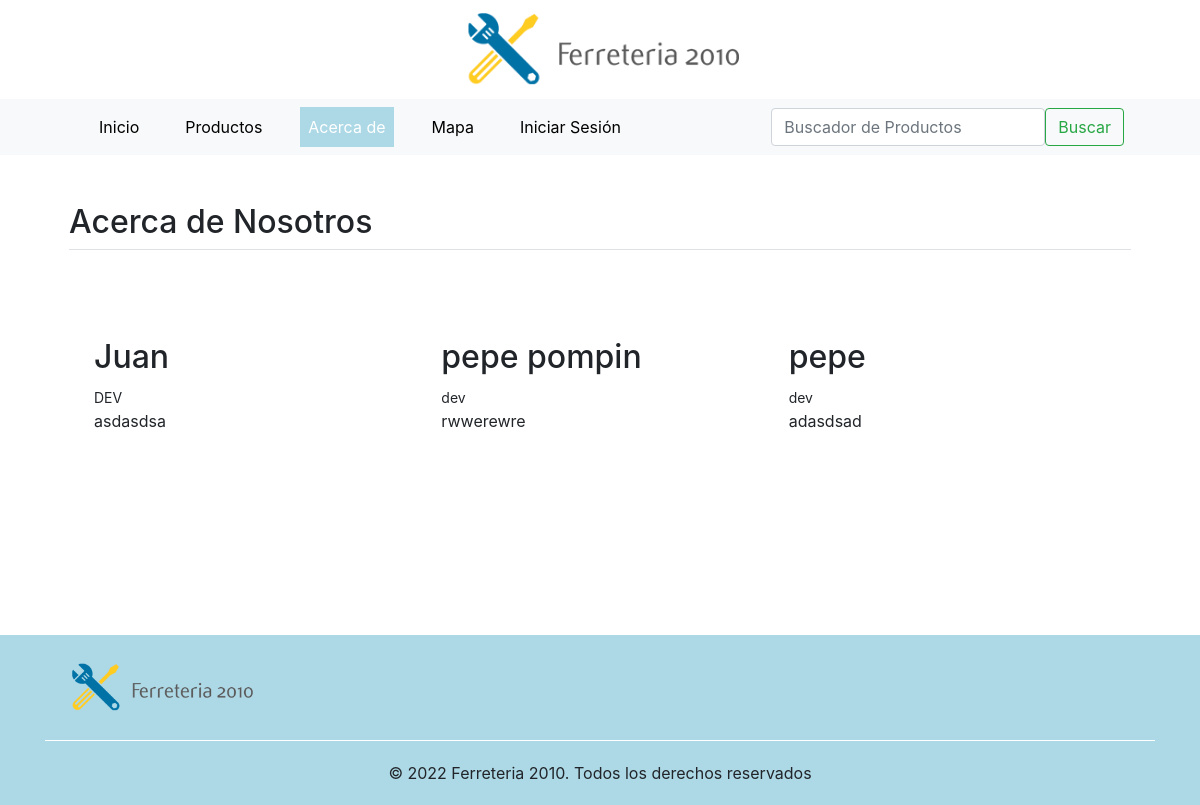
Page /about/ on the earlier database version.
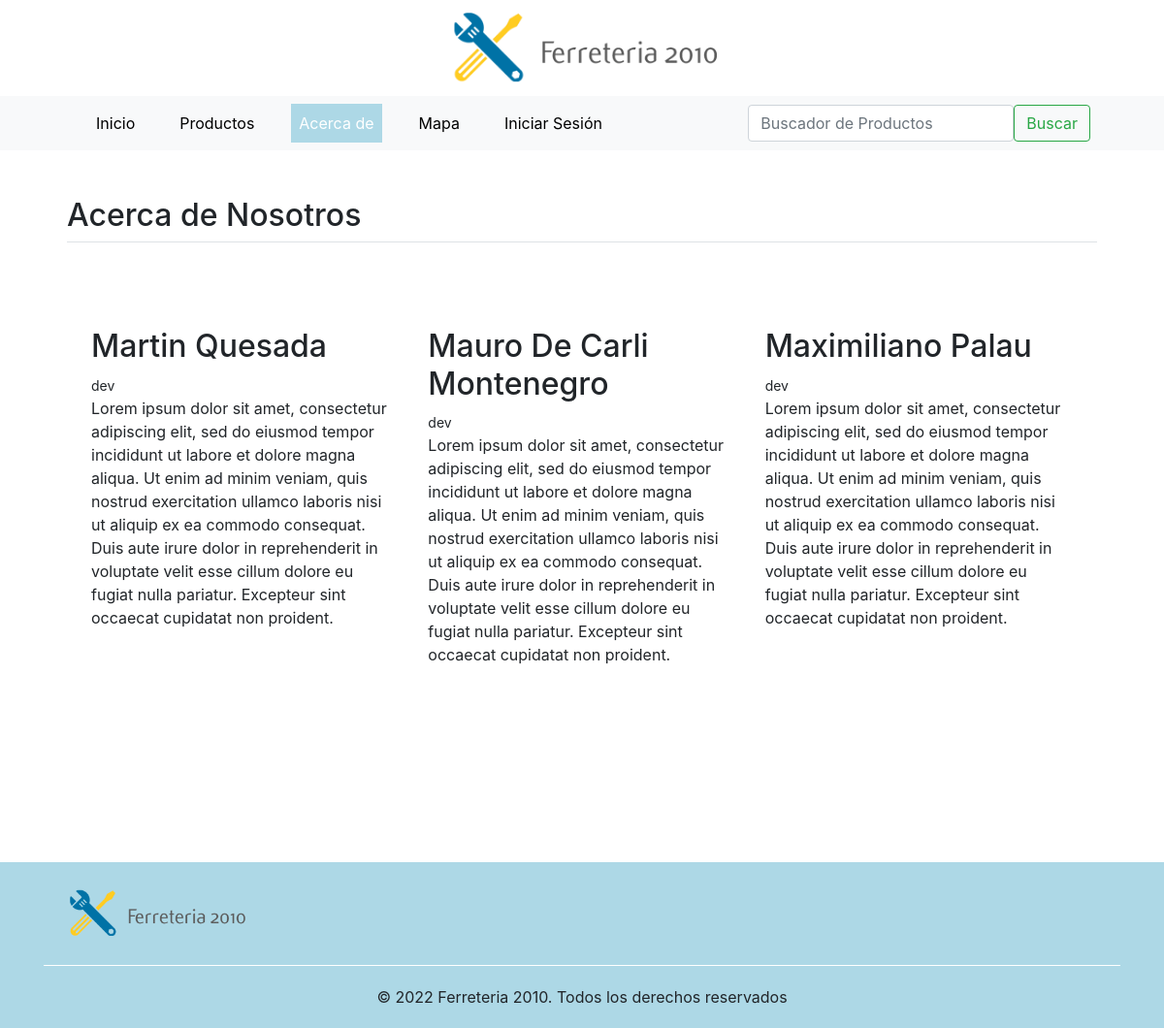
Same page on the later database version.
### site_extras/models.py (models this page shows, shortened)
class About(models.Model):
    nombre = models.CharField(max_length=200, blank=True, default='')
    puesto = models.CharField(max_length=200, blank=True, default='')
    descripcion = models.CharField(max_length=400, blank=True, default='')
    class Meta:
        verbose_name = 'Acerca de'
        verbose_name_plural = 'Acerca de nosotros'

### site_extras/views.py (the view)
# urls.py: path('about/', Detalle_about.as_view(), name = 'about'),
class Detalle_about(ListView):
    model = About
    template_name = 'about.html'

### templates/about.html (shortened to what this page needs)
{% extends 'base.html' %}
{% load static %}
{% block nav_about_activo %}active{% endblock %}
{% block contenido %}
<div class="container px-4 py-5" id="featured-3">
  <h2 class="pb-2 border-bottom">Acerca de Nosotros</h2>
  <div class="row g-4 py-5 row-cols-1 row-cols-lg-3">
    {% for i in object_list %}
    <div class="feature col">
      <h2>{{ i.nombre }}</h2>
      <small>{{ i.puesto }}</small>
      <p>{{ i.descripcion }}</p>
    </div>
    {% endfor%}
  </div>
</div>
{% endblock %}

Differences in the rows shown:
changed About: nombre "Juan" → "Martin Quesada"; puesto "DEV" → "dev"; descripcion "asdasdsa" → "Lorem ipsum dolor sit amet, consectetur adipiscing elit, sed do eiusmod tempor incididunt ut labore et dolore magna aliqua. Ut enim ad minim veniam, quis nostrud exercitation ullamco laboris nisi ut aliquip ex ea commodo consequat. Duis aute irure dolor in reprehenderit in voluptate velit esse cillum dolore eu fugiat nulla pariatur. Excepteur sint occaecat cupidatat non proident."
changed About: nombre "pepe pompin" → "Mauro De Carli Montenegro"; descripcion "rwwerewre" → "Lorem ipsum dolor sit amet, consectetur adipiscing elit, sed do eiusmod tempor incididunt ut labore et dolore magna aliqua. Ut enim ad minim veniam, quis nostrud exercitation ullamco laboris nisi ut aliquip ex ea commodo consequat. Duis aute irure dolor in reprehenderit in voluptate velit esse cillum dolore eu fugiat nulla pariatur. Excepteur sint occaecat cupidatat non proident."
changed About: nombre "pepe" → "Maximiliano Palau"; descripcion "adasdsad" → "Lorem ipsum dolor sit amet, consectetur adipiscing elit, sed do eiusmod tempor incididunt ut labore et dolore magna aliqua. Ut enim ad minim veniam, quis nostrud exercitation ullamco laboris nisi ut aliquip ex ea commodo consequat. Duis aute irure dolor in reprehenderit in voluptate velit esse cillum dolore eu fugiat nulla pariatur. Excepteur sint occaecat cupidatat non proident."
